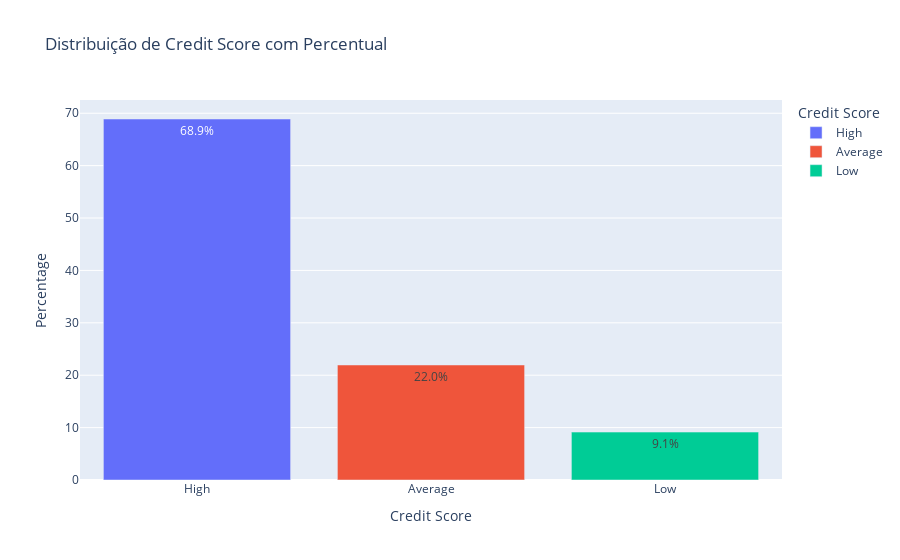

The cell this chart's notebook holds for it:
### Markdown cell above
Temos mais de 65% dos clientes com casa própria e apenas 32% morando de aluguel.

### Code cell
# Contar os valores únicos e calcular as porcentagens
contagem = df['Credit Score'].value_counts(normalize=True) * 100
contagem = contagem.reset_index()
contagem.columns = ['Credit Score', 'Percentage']

fig = px.bar(contagem, x='Credit Score', y='Percentage', 
             title='Distribuição de Credit Score com Percentual',
             text='Percentage', color='Credit Score')
fig.update_traces(texttemplate='%{text:.1f}%', textposition='inside')
fig.show()

### Figure 1 — Plotly figure (JSON) as saved in the notebook; plotly's stock layout.template omitted (floating-point values rounded to 4 significant figures)
{"data": [{"alignmentgroup": "True", "hovertemplate": "Credit Score=%{x}<br>Percentage=%{text}<extra></extra>", "legendgroup": "High", "marker": {"color": "#636efa", "pattern": {"shape": ""}}, "name": "High", "offsetgroup": "High", "orientation": "v", "showlegend": true, "text": [68.9], "textposition": "inside", "texttemplate": "%{text:.1f}%", "type": "bar", "x": ["High"], "xaxis": "x", "y": [68.9], "yaxis": "y"}, {"alignmentgroup": "True", "hovertemplate": "Credit Score=%{x}<br>Percentage=%{text}<extra></extra>", "legendgroup": "Average", "marker": {"color": "#EF553B", "pattern": {"shape": ""}}, "name": "Average", "offsetgroup": "Average", "orientation": "v", "showlegend": true, "text": [21.95], "textposition": "inside", "texttemplate": "%{text:.1f}%", "type": "bar", "x": ["Average"], "xaxis": "x", "y": [21.95], "yaxis": "y"}, {"alignmentgroup": "True", "hovertemplate": "Credit Score=%{x}<br>Percentage=%{text}<extra></extra>", "legendgroup": "Low", "marker": {"color": "#00cc96", "pattern": {"shape": ""}}, "name": "Low", "offsetgroup": "Low", "orientation": "v", "showlegend": true, "text": [9.146], "textposition": "inside", "texttemplate": "%{text:.1f}%", "type": "bar", "x": ["Low"], "xaxis": "x", "y": [9.146], "yaxis": "y"}], "layout": {"barmode": "relative", "legend": {"title": {"text": "Credit Score"}, "tracegroupgap": 0}, "title": {"text": "Distribuição de Credit Score com Percentual"}, "xaxis": {"anchor": "y", "categoryarray": ["High", "Average", "Low"], "categoryorder": "array", "domain": [0, 1], "title": {"text": "Credit Score"}}, "yaxis": {"anchor": "x", "domain": [0, 1], "title": {"text": "Percentage"}}}}
